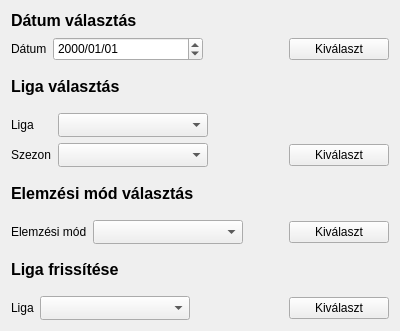
<?xml version="1.0" encoding="UTF-8"?>
<ui version="4.0">
 <class>Form</class>
 <widget class="QWidget" name="Form">
  <property name="geometry">
   <rect>
    <x>0</x>
    <y>0</y>
    <width>400</width>
    <height>331</height>
   </rect>
  </property>
  <property name="sizePolicy">
   <sizepolicy hsizetype="Preferred" vsizetype="Preferred">
    <horstretch>0</horstretch>
    <verstretch>0</verstretch>
   </sizepolicy>
  </property>
  <property name="windowTitle">
   <string>Form</string>
  </property>
  <property name="layoutDirection">
   <enum>Qt::LayoutDirection::LeftToRight</enum>
  </property>
  <layout class="QVBoxLayout" name="verticalLayout">
   <item>
    <layout class="QHBoxLayout" name="cInfoStatusLayout"/>
   </item>
   <item>
    <widget class="QLabel" name="calendarTitleLbl">
     <property name="maximumSize">
      <size>
       <width>16777215</width>
       <height>20</height>
      </size>
     </property>
     <property name="text">
      <string>&lt;html&gt;&lt;head/&gt;&lt;body&gt;&lt;p&gt;&lt;span style=&quot; font-size:12pt; font-weight:700;&quot;&gt;Dátum választás&lt;/span&gt;&lt;/p&gt;&lt;/body&gt;&lt;/html&gt;</string>
     </property>
     <property name="alignment">
      <set>Qt::AlignmentFlag::AlignLeading|Qt::AlignmentFlag::AlignLeft|Qt::AlignmentFlag::AlignTop</set>
     </property>
    </widget>
   </item>
   <item>
    <layout class="QHBoxLayout" name="horizontalLayout_3">
     <item>
      <layout class="QFormLayout" name="dateForm">
       <item row="0" column="0">
        <widget class="QLabel" name="dateLbl">
         <property name="text">
          <string>Dátum</string>
         </property>
        </widget>
       </item>
       <item row="0" column="1">
        <widget class="QDateEdit" name="dateEdit">
         <property name="minimumSize">
          <size>
           <width>0</width>
           <height>24</height>
          </size>
         </property>
         <property name="maximumSize">
          <size>
           <width>150</width>
           <height>16777215</height>
          </size>
         </property>
         <property name="displayFormat">
          <string>yyyy/MM/dd</string>
         </property>
        </widget>
       </item>
      </layout>
     </item>
     <item>
      <widget class="QPushButton" name="selectedDateBtn">
       <property name="maximumSize">
        <size>
         <width>100</width>
         <height>16777215</height>
        </size>
       </property>
       <property name="text">
        <string>Kiválaszt</string>
       </property>
      </widget>
     </item>
    </layout>
   </item>
   <item>
    <widget class="QLabel" name="leagueTitle">
     <property name="text">
      <string>&lt;html&gt;&lt;head/&gt;&lt;body&gt;&lt;p&gt;&lt;span style=&quot; font-size:12pt; font-weight:700;&quot;&gt;Liga választás&lt;/span&gt;&lt;/p&gt;&lt;/body&gt;&lt;/html&gt;</string>
     </property>
    </widget>
   </item>
   <item>
    <layout class="QHBoxLayout" name="horizontalLayout">
     <item>
      <layout class="QFormLayout" name="leagueForm">
       <item row="0" column="0">
        <widget class="QLabel" name="leagueLbl">
         <property name="text">
          <string>Liga</string>
         </property>
        </widget>
       </item>
       <item row="0" column="1">
        <widget class="QComboBox" name="leagueComboBox">
         <property name="minimumSize">
          <size>
           <width>0</width>
           <height>24</height>
          </size>
         </property>
         <property name="maximumSize">
          <size>
           <width>150</width>
           <height>16777215</height>
          </size>
         </property>
        </widget>
       </item>
       <item row="1" column="0">
        <widget class="QLabel" name="seasonLbl">
         <property name="text">
          <string>Szezon</string>
         </property>
        </widget>
       </item>
       <item row="1" column="1">
        <widget class="QComboBox" name="seasonComboBox">
         <property name="minimumSize">
          <size>
           <width>0</width>
           <height>24</height>
          </size>
         </property>
         <property name="maximumSize">
          <size>
           <width>150</width>
           <height>16777215</height>
          </size>
         </property>
        </widget>
       </item>
      </layout>
     </item>
     <item>
      <widget class="QPushButton" name="leagueSeasonBtn">
       <property name="maximumSize">
        <size>
         <width>100</width>
         <height>16777215</height>
        </size>
       </property>
       <property name="layoutDirection">
        <enum>Qt::LayoutDirection::RightToLeft</enum>
       </property>
       <property name="styleSheet">
        <string notr="true">margin-top: 30px; padding: 3px 10px;</string>
       </property>
       <property name="text">
        <string>Kiválaszt</string>
       </property>
      </widget>
     </item>
    </layout>
   </item>
   <item>
    <widget class="QLabel" name="label">
     <property name="text">
      <string>&lt;html&gt;&lt;head/&gt;&lt;body&gt;&lt;p&gt;&lt;span style=&quot; font-size:12pt; font-weight:700;&quot;&gt;Elemzési mód választás&lt;/span&gt;&lt;/p&gt;&lt;/body&gt;&lt;/html&gt;</string>
     </property>
    </widget>
   </item>
   <item>
    <layout class="QHBoxLayout" name="horizontalLayout_2">
     <item>
      <layout class="QFormLayout" name="formLayout">
       <item row="0" column="0">
        <widget class="QLabel" name="label_2">
         <property name="text">
          <string>Elemzési mód</string>
         </property>
        </widget>
       </item>
       <item row="0" column="1">
        <widget class="QComboBox" name="modeComboBox">
         <property name="minimumSize">
          <size>
           <width>0</width>
           <height>24</height>
          </size>
         </property>
         <property name="maximumSize">
          <size>
           <width>150</width>
           <height>16777215</height>
          </size>
         </property>
        </widget>
       </item>
      </layout>
     </item>
     <item>
      <widget class="QPushButton" name="modeButton">
       <property name="maximumSize">
        <size>
         <width>100</width>
         <height>16777215</height>
        </size>
       </property>
       <property name="text">
        <string>Kiválaszt</string>
       </property>
      </widget>
     </item>
    </layout>
   </item>
   <item>
    <widget class="QLabel" name="label_3">
     <property name="text">
      <string>&lt;html&gt;&lt;head/&gt;&lt;body&gt;&lt;p&gt;&lt;span style=&quot; font-size:12pt; font-weight:700;&quot;&gt;Liga frissítése&lt;/span&gt;&lt;/p&gt;&lt;/body&gt;&lt;/html&gt;</string>
     </property>
    </widget>
   </item>
   <item>
    <layout class="QHBoxLayout" name="horizontalLayout_4">
     <item>
      <layout class="QFormLayout" name="formLayout_2">
       <item row="0" column="0">
        <widget class="QLabel" name="label_4">
         <property name="text">
          <string>Liga</string>
         </property>
        </widget>
       </item>
       <item row="0" column="1">
        <widget class="QComboBox" name="updateLeaguecomboBox">
         <property name="minimumSize">
          <size>
           <width>0</width>
           <height>24</height>
          </size>
         </property>
         <property name="maximumSize">
          <size>
           <width>150</width>
           <height>16777215</height>
          </size>
         </property>
        </widget>
       </item>
      </layout>
     </item>
     <item>
      <widget class="QPushButton" name="leagueUpdateButton">
       <property name="maximumSize">
        <size>
         <width>100</width>
         <height>16777215</height>
        </size>
       </property>
       <property name="text">
        <string>Kiválaszt</string>
       </property>
      </widget>
     </item>
    </layout>
   </item>
  </layout>
 </widget>
 <resources/>
 <connections/>
</ui>
